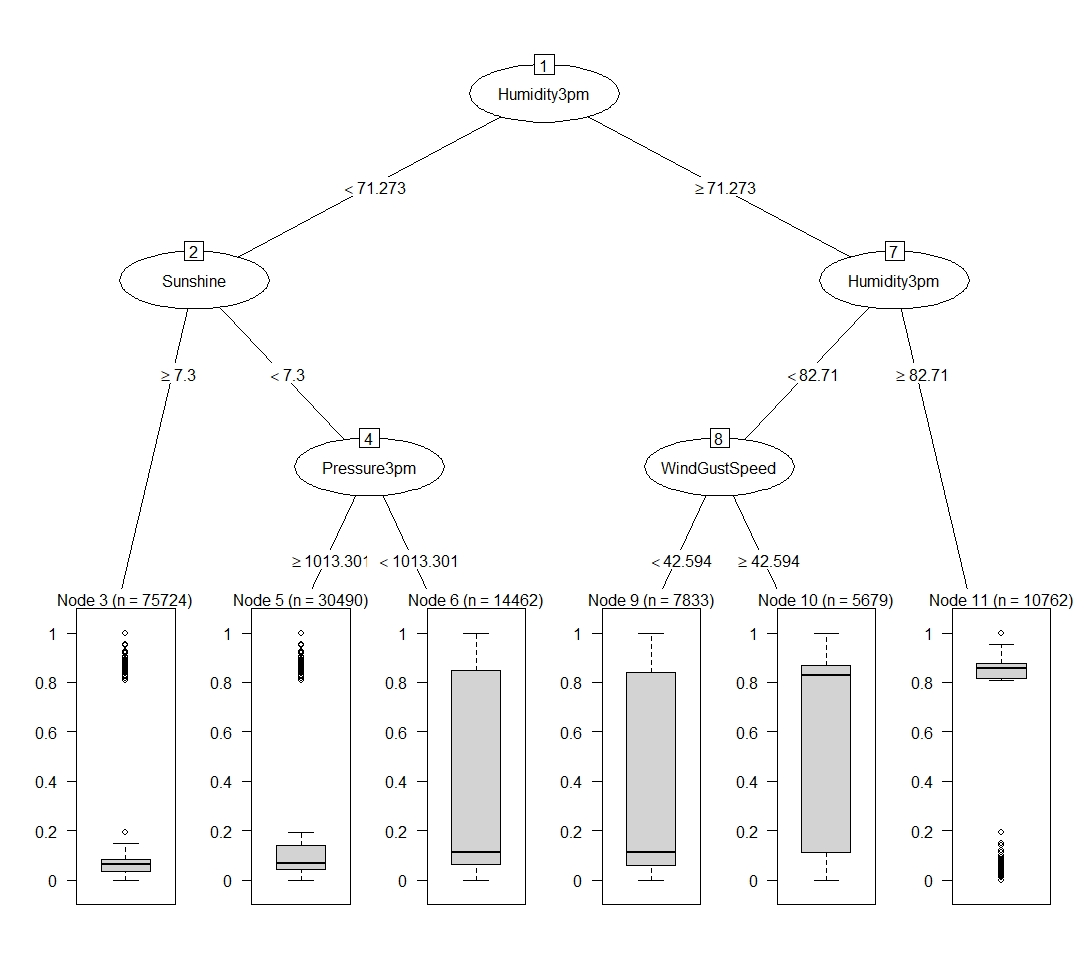

Generate this figure with R:
library(rpart)
library(nlme)
library(pROC)

REEMtree <- function(formula, data, random, subset=NULL, initialRandomEffects=rep(0, TotalObs),
                     ErrorTolerance=0.001, MaxIterations=1000, verbose=FALSE, tree.control=rpart.control(cp=0.01, maxsurrogate=5, usesurrogate=2),
                     cv=TRUE, cpmin = 0.01, no.SE = 1,
                     lme.control=lmeControl(opt = "optim"), method="REML", correlation=NULL){
  TotalObs <- dim(data)[1]
  
  originaldata <- data
  
  # Subset the data if necessary
  if(identical(subset, NULL)){
    subs <- rep(TRUE, dim(data)[1])
  } else {
    subs <- subset
  }
  
  # Parse formula
  Predictors <- paste(attr(terms(formula),"term.labels"),collapse="+")
  TargetName <- formula[[2]]
  # Remove the name of the data frame if necessary
  if(length(TargetName)>1)
    TargetName <-TargetName[3]
  if(verbose) print(paste("Target variable: ", TargetName))
  
  Target <- data[,toString(TargetName)]
  
  
  # Condition that indicates the loop has not converged or
  # run out of iterations
  ContinueCondition <- TRUE
  
  iterations <- 0
  
  # Get initial values
  AdjustedTarget <- Target - initialRandomEffects
  oldlik <- -Inf
  
  # Make a new data frame to include all the new variables
  newdata <- data
  newdata[, "SubsetVector"] <- subs
  
  while(ContinueCondition){
    
    AdjustedTarget <- (AdjustedTarget - min(AdjustedTarget)) / (max(AdjustedTarget) - min(AdjustedTarget))
    
    # Current values of variables
    newdata[,"AdjustedTarget"] <- AdjustedTarget
    iterations <- iterations + 1
    
    # Compute current tree
    if (cv) {
      
      tree1 <- rpart(formula(paste(c("AdjustedTarget", Predictors),
                                   collapse = "~")), data = newdata, subset = subs,
                     method = "anova", control = tree.control)
      if (nrow(tree1$cptable)==1){
        tree <- tree1}
      else {
        cventry <- which.min(tree1$cptable[, "xerror"])
        if (no.SE == 0){
          cpcv <- tree1$cptable[cventry, "CP"]
          tree <- prune(tree1, cp=cpcv)}
        else {
          xerrorcv <- tree1$cptable[cventry, "xerror"]
          sexerrorcv <- xerrorcv + tree1$cptable[cventry, "xstd"] * no.SE
          cpcvse <- tree1$cptable[which.max(tree1$cptable[, "xerror"] <= sexerrorcv), "CP"]
          tree <- prune(tree1, cp=cpcvse)}
      }
    }
    else {
      #tree <- rpart(formula(paste(c("AdjustedTarget", Predictors),
      #                            collapse = "~")), data = newdata, subset = subs,
      #              method = "anova", control = rpart.control())
      
      tree <- rpart(formula(paste(c("AdjustedTarget", Predictors),
                                  collapse = "~")), data = newdata, subset = subs,
                    method = "anova", control = tree.control)
    }
    if(verbose) print(tree)
    
    ## Estimate New Random Effects and Errors using LME
    # Get variables that identify the node for each observation
    newdata[ ,"nodeInd"] <- 0
    newdata[subs,"nodeInd"] <- tree$where
    # Fit linear model with nodes as predictors (we use the original target so likelihoods are comparable)
    # Check that the fitted tree has at least two nodes.
    if(min(tree$where)==max(tree$where)){
      lmefit <- lme(formula(paste(c(toString(TargetName),1), collapse="~")), data=newdata, random=random,
                    subset=SubsetVector, method=method, control=lme.control, correlation=correlation)
    } else {
      lmefit <- lme(formula(paste(c(toString(TargetName),"as.factor(nodeInd)"), collapse="~")), data=newdata, random=random,
                    subset=SubsetVector, method=method, control=lme.control, correlation=correlation)
    }
    
    # population prediction for each leaf
    adjtarg <- unique(cbind(tree$where, predict(lmefit, level=0)))
    tree$frame[adjtarg[,1],]$yval <- adjtarg[,2]
    
    if(verbose){
      print(lmefit)
      print(paste("Estimated Error Variance = ", lmefit$sigma))
      print("Estimated Random Effects Variance = ")
      print(as.matrix(lmefit$modelStruct$reStruct[[1]])*lmefit$sigma^2)
    }
    
    # Get the likelihood to check on convergence
    newlik <- logLik(lmefit)
    if(verbose) print(paste("Log likelihood: ", newlik))
    
    ContinueCondition <- (newlik-oldlik>ErrorTolerance & iterations < MaxIterations)
    oldlik <- newlik
    
    # Extract random effects to make the new adjusted target
    AllEffects <- lmefit$residuals[,1]-lmefit$residuals[,dim(lmefit$residuals)[2]]
    AdjustedTarget[subs] <- Target[subs] - AllEffects
  }
  
  residuals <- rep(NA, length=length(Target))
  residuals[subs] <- Target[subs]-predict(lmefit)
  attr(residuals, "label") <- NULL
  
  
  adjtarg <- unique(cbind(tree$where, predict(lmefit, level=0)))
  tree$frame[adjtarg[,1],]$yval <- adjtarg[,2]
  
  
  
  result <- list(Tree=tree, EffectModel=lmefit, RandomEffects=ranef(lmefit),
                 BetweenMatrix=as.matrix(lmefit$modelStruct$reStruct[[1]])*lmefit$sigma^2,
                 ErrorVariance=lmefit$sigma^2, data=data, logLik=newlik,
                 IterationsUsed=iterations, Formula=formula, Random=random, Subset=subs,
                 ErrorTolerance=ErrorTolerance, correlation=correlation,
                 residuals=residuals, method=method, cv=cv, lme.control=lme.control, tree.control=tree.control)
  class(result) <- "REEMtree"
  
  return(result)
}

X_train <- read.csv(file="C://Users//WENBO JING//Desktop//PTS-Proj//X_train.csv")
X_test <- read.csv(file="C://Users//WENBO JING//Desktop//PTS-Proj//X_test.csv")
Y_train <- read.csv(file="C://Users//WENBO JING//Desktop//PTS-Proj//Y_train.csv")
Y_test <- read.csv(file="C://Users//WENBO JING//Desktop//PTS-Proj//Y_test.csv")
TrainingSet <- cbind(X_train[ ,-1], Y_train[ ,2])
names(TrainingSet)[dim(TrainingSet)[2]] = 'RainTomorrow' 
TestSet <- cbind(X_test[, -1], Y_test[ ,2])
names(TestSet)[dim(TestSet)[2]] = 'RainTomorrow' 


w_train <- apply(TrainingSet[, 17:65] == 1, 1, which)
TrainingSet[ ,"Location"] <- names(TrainingSet)[17:65][w_train]
w_test <- apply(TestSet[, 17:65] == 1, 1, which)
TestSet[, 'Location'] <- names(TrainingSet)[17:65][w_test]


TrainingSet <- TrainingSet[ ,setdiff(names(TrainingSet), names(table(TrainingSet$Location)))]
TestSet <- TestSet[ ,setdiff(names(TrainingSet), names(table(TrainingSet$Location)))]


formula <- as.formula(paste("RainTomorrow ~", paste(names(TrainingSet)[-c(71, 72)], collapse = "+")))



test_acc <- c()
aucroc_list <- c()

# tuning hyperparameter cp

for(cp in c(0.5, 0.1, 0.05, 0.01, 0.005, 0.001)){
  
  fit.REEMtree <- REEMtree(formula, 
                           data = TrainingSet, 
                           random= ~ 1 | Location, 
                           tree.control=rpart.control(cp=cp),
                           cv=FALSE)
  
  TreePrediction <- predict(fit.REEMtree$Tree, TestSet)
  
  RandomPrediction <- fit.REEMtree$RandomEffects[TestSet$Location, ]
  
  RandomPrediction[is.na(RandomPrediction)] = 0
  
  y_pred = TreePrediction + RandomPrediction
  
  test_acc <- c(test_acc, sum(1*((y_pred > 0.5) == TestSet$RainTomorrow)) / dim(TestSet)[1])
  
  roc_obj <- roc(TestSet$RainTomorrow, TreePrediction + RandomPrediction)
  aucroc_list <- c(aucroc_list, auc(roc_obj))
  
}



fit.REEMtree <- REEMtree(formula, 
                         data = TrainingSet, 
                         random= ~ 1 | Location, 
                         tree.control=rpart.control(cp=0.007),
                         cv=FALSE)

Tree_AUS <- fit.REEMtree$Tree


# plot decision tree

library(partykit)

party_REEM <- as.party(Tree_AUS)

plot(party_REEM)

TreePrediction <- predict(fit.REEMtree$Tree, TestSet)

RandomPrediction <- fit.REEMtree$RandomEffects[TestSet$Location, ]

RandomPrediction[is.na(RandomPrediction)] = 0

y_pred = TreePrediction + RandomPrediction


# find the optimal threshold

acc_list_thre <- rep(NA, length(roc_obj$thresholds))
i = 0
for(thr in roc_obj$thresholds){
  i = i + 1
  acc_list_thre[i] <- sum(1*((y_pred > thr) == TestSet$RainTomorrow)) / dim(TestSet)[1]
}

max(acc_list_thre)

thre_opt <- roc_obj$thresholds[which.max(acc_list_thre)]

plot(roc_obj$thresholds, acc_list_thre)




library(sp)

library(maps)

df <- world.cities[world.cities$country.etc == "Australia",]
plot(df[, c("long", "lat")])


library(leaflet)


rownames(fit.REEMtree$RandomEffects)[c(4, 5, 12, 15, 20, 23, 24, 27, 28, 37, 43)] <-  c("Alice Springs", "Badgerys Creek", "Coffs Harbour", 
                                                                "Gold Coast",  "Melbourne Airport", "Mount Gambier", "Mount Ginini",
                                                                "Norah Head", "Norfolk Island", "Salmon Gums", "Wagga Wagga")

for(i in 1:nrow(df)){
  if(df$name[i] %in% rownames(fit.REEMtree$RandomEffects)){
    df[i ,'RainFall'] = fit.REEMtree$RandomEffects[df$name[i], ]
  }else{
    df[i ,'RainFall'] = NA
  }
}


df$RainFall[(df$lat<(-20)) & (df$lat>-33) & (df$long>130) & (df$long<145)] = runif(5, -0.05, -0.04)

df_RainFall = df[!is.na(df$RainFall), ]

df_RainFall$RainFall[df_RainFall$name=="Launceston"] = -df_RainFall$RainFall[df_RainFall$name=="Launceston"]

df_RainFall <- df_RainFall[-c(5, 30), ]


## define a palette for hte colour
pal <- colorNumeric(palette = "RdBu",
                    domain = df_RainFall$RainFall)

leaflet(data = df_RainFall) %>%
  addTiles() %>%
  addCircleMarkers(lat = ~lat, lng = ~long, popup = ~name, 
                   color = ~pal(RainFall), stroke = FALSE, fillOpacity = 0.6) %>%
  addLegend(position = "bottomleft", pal = pal, values = ~RainFall)
